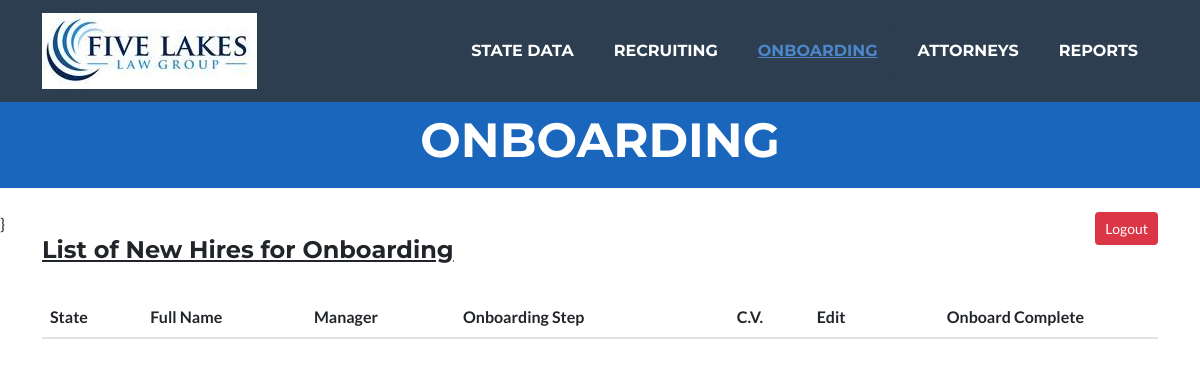
Page /onboarding/ (signed in) on the earlier database version.
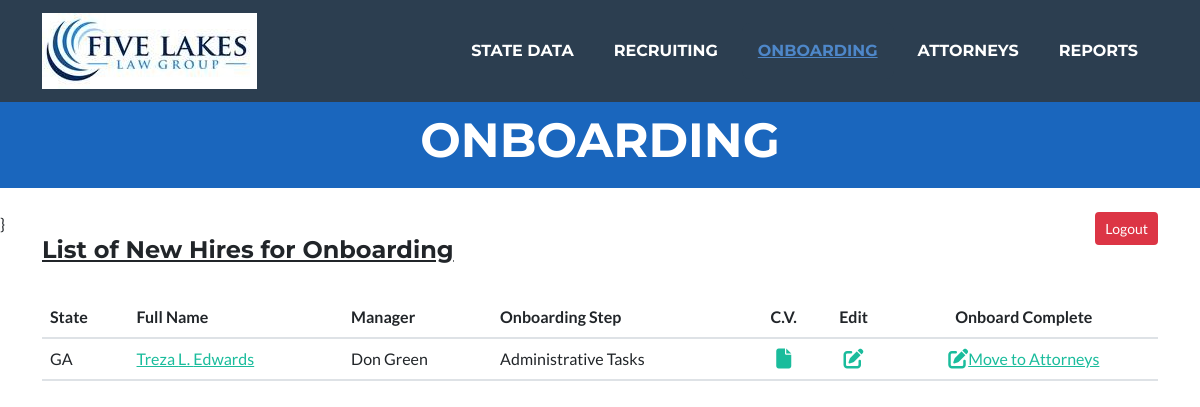
Same page on the later database version.
### attorneys/models.py (models this page shows, shortened)
class Employee(models.Model):
    class Meta:
        verbose_name = "Employee"
        verbose_name_plural = "Employees"
    states = State.objects.order_by('state_abbrev')
    STATE_CHOICES = []
    for state in states:
        each_state = (state.state_abbrev, state.state_abbrev)
        STATE_CHOICES.append(each_state)
    states_list = State.objects.all().order_by('manager')
    temp_list = []
    for state in states_list:
        temp_list.append(state.manager)
    manager_list = list(OrderedDict.fromkeys(temp_list))
    MANAGER_OPTIONS = []
    for manager in manager_list:
        each_manager = (manager, manager)
        MANAGER_OPTIONS.append(each_manager)
    EMPLOYMENT_OPTIONS = [
        ('Full-Time', 'Full-Time'),
        ('Part-Time', 'Part-Time'),
        ('Of Counsel', 'Of Counsel'),
        ('Floater', 'Floater'),
    ]
    SOURCE_OPTIONS = [
        ('Indeed', 'Indeed'),
        ('Linked In', 'Linked In'),
        ('Recruiter', 'Recruiter'),
        ('Employee Referral', 'Employee Referral'),
    ]
    FIRM_OPTIONS = [
        ('Huron Law Group', 'Huron Law Group'),
        ('Five Lakes Law Group', 'Five Lakes Law Group'),
    ]
    GENDER_CHOICES = [
        ('Male', 'Male'),
        ('Female', 'Female')
    ]
    STEP_CHOICES = [
        ('New Resume', 'New Resume'),
        ('Interview1', 'Interview1'),
        ('Interview2', 'Interview2'),
        ('Final', 'Final'),
        ('Open File', 'Open File')
    ]
    PRIORITY_CHOICES = [
        ('Critical', 'Critical'),
        ('High', 'High'),
        ('Medium', 'Medium'),
        ('Low', 'Low'),
    ]
    employee_id = models.BigAutoField("Employee ID", primary_key=True)
    is_active = models.BooleanField("Is Active", default=True, blank=True, null=True)
    state_abbrev = models.CharField("State", max_length=25,
        choices = STATE_CHOICES, blank=False, null=True)
    position = models.CharField("Position", max_length=25,
        choices = EMPLOYMENT_OPTIONS, blank=True, null=False, default="Full-Time")
    salary = models.CharField("Salary", max_length=10, default = "80,000", blank=False, null=False)
    manager = models.CharField("Manager", max_length=50,
        choices = MANAGER_OPTIONS, blank=True, null=False, default="")
    gender = models.CharField("Gender", max_length=10,
        choices = GENDER_CHOICES, blank=False, null=True)
    first_name = models.CharField("First Name", max_length=25, blank=False, null=False)
    middle_name = models.CharField("Middle Name", max_length=25, blank=True, null=False)
    last_name = models.CharField("Last Name", max_length=25, blank=False, null=False)
    phone = models.CharField("Phone Number", max_length=15, blank=True, null=True)
    email = models.EmailField("Email", max_length=254, blank=True, null=True)
    five_lakes_firm = models.BooleanField("Five Lakes Law Group", default=True)
    huron_firm = models.BooleanField("Huron Law Group", default=False)
    resume = models.FileField(upload_to='resumes/', blank=True, null=True)
    hire_date = models.DateField("Start Date", max_length=255, blank=True, null=True)
    start_date = models.DateField("Start Date", max_length=255, blank=True, null=True)
    onboarding_step = models.CharField("Last Name", max_length=50, blank=True, null=True)
    onboarding_complete = models.BooleanField("Onboarding Complete", default=False)
    priority = models.CharField("Criticality Level", max_length=10,
        choices = PRIORITY_CHOICES, default="Low", blank=False, null=True)
    prev_page = models.CharField("Last Name", max_length=100, blank=True, null=True)

### onboarding/views.py (the view)
# urls.py: path('', views.onboarding_view, name="onboarding"),
@login_required(login_url=reverse_lazy('login'))
def onboarding_view(request):
    context = {'title': 'Onboarding'}
    onboarding_list = Employee.objects.filter(is_active=True, onboarding_complete=False)
    context.update({'onboarding_list': onboarding_list})
    return render(request, 'templates/onboarding.html', context)

### FiveLakes/templates/onboarding.html
{% extends 'templates/index.html' %}
{% load crispy_forms_tags %}
{% load static %}
{% block menu %}
<div class="collapse navbar-collapse" id="navbarResponsive">
    <ul class="navbar-nav ms-auto">
        <li class="nav-item mx-0 mx-lg-1"><a class="nav-link py-3 px-0 px-lg-3 rounded" href="{% url 'states' %}">State Data</a></li>
        <li class="nav-item mx-0 mx-lg-1"><a class="nav-link py-3 px-0 px-lg-3 rounded" href="{% url 'recruiting' %}">Recruiting</a></li>
        <li class="nav-item mx-0 mx-lg-1"><a class="nav-link py-3 px-0 px-lg-3 rounded active" href="{% url 'onboarding' %}">Onboarding</a></li>
        <li class="nav-item mx-0 mx-lg-1"><a class="nav-link py-3 px-0 px-lg-3 rounded" href="{% url 'attorneys' %}">Attorneys</a></li>
        <li class="nav-item mx-0 mx-lg-1"><a class="nav-link py-3 px-0 px-lg-3 rounded" href="#reports">Reports</a></li>
    </ul>
</div>
{% endblock menu %}
{% block header %}
<header class="masthead bg-primary text-white text-center">
    <div class="container d-flex align-items-center flex-column">
        <h4 class="masthead-heading text-uppercase mb-0">Onboarding</h4>
    </div>
</header>
{% endblock header %}
{% block content %}}
    <div class="container">
        <h4><u>List of New Hires for Onboarding</u></h4>
    </div>
    <br>
    <div class="container">
        <table class="table">
            <thead>
                <tr>
                    <th scope="col">State</th>
                    <th scope="col">Full Name</th>
                    <th scope="col">Manager</th>
                    <th scope="col">Onboarding Step</th>
                    <th class="text-center" scope="col">C.V.</th>
                    <th class="text-center" scope="col">Edit</th>
                    <th class="text-center" scope="col">Onboard Complete</th>
                </tr>
            </thead>
            <tbody>
                {%  for hire in onboarding_list %}
                <tr>
                    <td>{{hire.state_abbrev}}</td>
                    <td><a href="{% url 'onboarding_detail' pk=hire.employee_id %}">{{hire.first_name}} {{ hire.middle_name }} {{ hire.last_name }}</td>
                    <td>{{hire.manager}}</td>
                    {% if hire.onboarding_step %}
                        <td>{{ hire.onboarding_step }}</td>
                    {% else %}
                        <td>Administrative Tasks</td>
                    {%  endif %}
                    {%  if hire.resume %}
                        <td class="text-center"><a href="{{ hire.resume.url }}" target="_blank"><i class="fa-solid fa-file fa-lg"></i></td></a>
                    {%  else %}
                        <td class="text-center">N/A</td></a>
                    {%  endif %}
                    <td class="text-center"><a href="{% url 'edit_attorney_profile' pk=hire.employee_id %}"><i class="fa-solid fa-pen-to-square fa-lg"></i></td>
                    <td class="text-center"><a href="{% url 'onboard_complete' pk=hire.employee_id %}"><i class="fa-solid fa-pen-to-square fa-lg"></i>Move to Attorneys</td>
                </tr>
                {%  endfor %}
            </tbody>
        </table>
    </div>
{% endblock content %}

Differences in the rows shown:
added Employee: state_abbrev "GA", first_name "Treza", middle_name "L.", last_name "Edwards", manager "Don Green", onboarding_step "Administrative Tasks"
